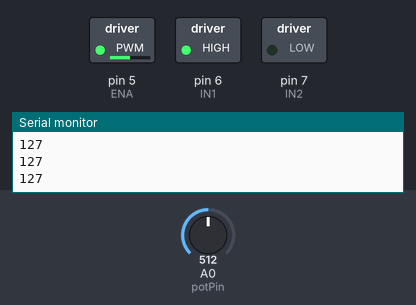
Recording of a sketch running on a simulated Arduino Uno, built with avr-gcc and run on an emulated ATmega328P. On the bench: switched loads named in the sketch (green lamp = pin HIGH), the last lines printed to the serial monitor. Inputs (shaded band) come from the test bench; at power-on: A0 (potPin) = 512.

Above: at 1.2 s.
1.3 s: A0 (potPin) set to 716
At 2.0 s:
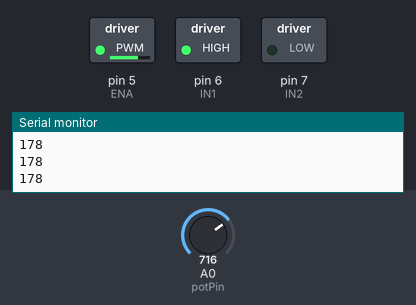
2.8 s: A0 (potPin) set to 900
At 3.2 s:
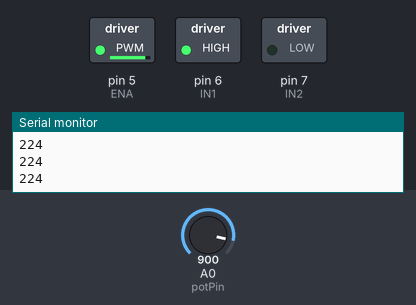
4.3 s: A0 (potPin) set to 122
At 5.5 s:
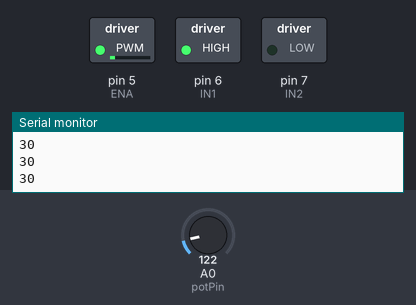
5.8 s: A0 (potPin) set to 0
At 6.6 s:
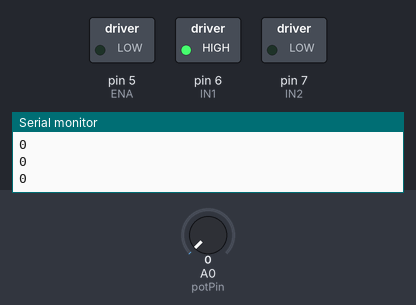
7.3 s: A0 (potPin) set to 511
At 7.7 s:
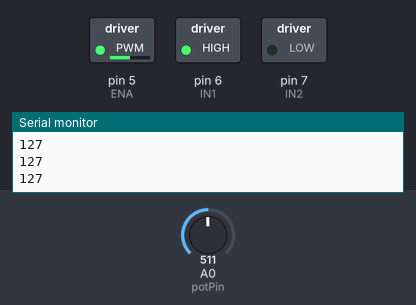
Timing chart, 0 to 9.8 s (numbered marks = the images above; inputs shaded):
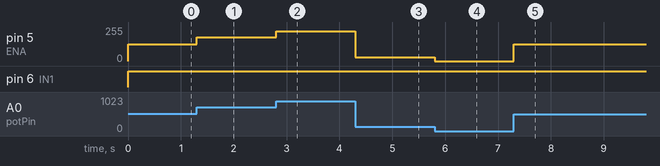

The sketch:

initialTests_Hbridge.ino
```cpp
//Initial DC motor test

int potPin = A0;
int val, PWMval;

//motor1
int ENA = 5;
int IN1 = 6;
int IN2 = 7;

/*motor2
  int ENB = 9;
  int IN3 = 10;
  int IN4 = 11;
*/
void setup() {

  Serial.begin(9600);

  //motor setup
  pinMode(potPin, INPUT);
  pinMode(ENA, OUTPUT);
  pinMode(IN1, OUTPUT);
  pinMode(IN2, OUTPUT);

  /*
    pinMode(ENB,OUTPUT);
    pinMode(IN3,OUTPUT);
    pinMode(IN4,OUTPUT);
  */

}

void loop() {
  //speed
  val = analogRead(potPin);
  PWMval = map(val, 0, 1024, 0, 255);
  analogWrite(ENA, PWMval);
  Serial.println(PWMval);

  //direction
  digitalWrite(IN1, HIGH);
  digitalWrite(IN2, LOW);

}
```

Measured:
- after the input at 1.3 s, pin 5 (ENA): 127/255 → 178/255 at once
- after the input at 2.8 s, pin 5 (ENA): 178/255 → 224/255 at once
- after the input at 4.3 s, pin 5 (ENA): 224/255 → 30/255 at once
- after the input at 5.8 s, pin 5 (ENA): 30/255 → 0/255 at once
- after the input at 7.3 s, pin 5 (ENA): 0/255 → 127/255 at once
